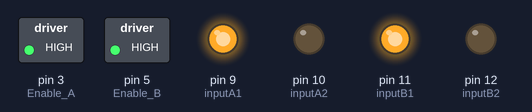
Simulated run of this sketch. Board: Arduino Uno, built with avr-gcc and run on an emulated ATmega328P. On the bench: switched loads named in the sketch (green lamp = pin HIGH), output pins drawn as LEDs (lit = HIGH).

Above: at 1.5 s.
At 4.5 s:
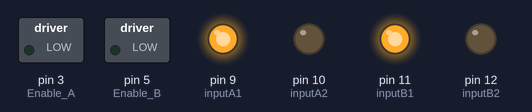
At 7.5 s:
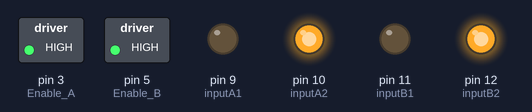
At 12.0 s:
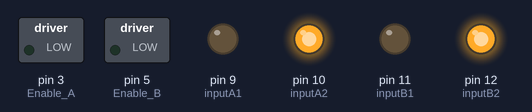
Timing chart, 0 to 19.5 s (numbered marks = the images above):
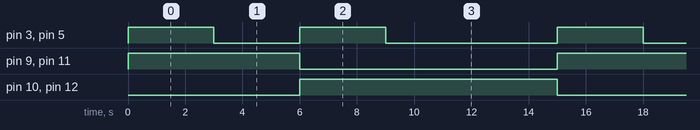

The sketch:

cizgi_2.ino
```cpp
const int Enable_A = 3;
const int Enable_B = 5;
const int inputA1 = 9;
const int inputA2 = 10;
const int inputB1 = 11;
const int inputB2 = 12;

void setup()
{
pinMode(Enable_A, OUTPUT);
pinMode(Enable_B, OUTPUT);
pinMode(inputA1, OUTPUT);
pinMode(inputA2, OUTPUT);
pinMode(inputB1, OUTPUT);
pinMode(inputB2, OUTPUT);
}
void loop()
{
//---- A ve B Cikis olarak etkinlestir------//
digitalWrite(Enable_A, HIGH);
digitalWrite(Enable_B, HIGH);
//----------Run motors-----------//
digitalWrite(inputA1, HIGH);
digitalWrite(inputA2, LOW);
digitalWrite(inputB1 , HIGH);
digitalWrite(inputB2, LOW);
delay(3000);
//-------motoru devre disi birak----------//
digitalWrite(Enable_A, LOW);
digitalWrite(Enable_B, LOW);
delay(3000);
//-------Ters Bağlama----------//
digitalWrite(Enable_A, HIGH);
digitalWrite(Enable_B, HIGH);
digitalWrite(inputA1, LOW);
digitalWrite(inputA2, HIGH);
digitalWrite(inputB1 , LOW);
digitalWrite(inputB2, HIGH);
delay(3000);
//-------Motor devre disi----------//
digitalWrite(Enable_A, LOW);
digitalWrite(Enable_B, LOW);
delay(3000);
//----------Hiz yukselt----------//


//-------motoru devre dışı bırak----------//
digitalWrite(Enable_A, LOW);
digitalWrite(Enable_B, LOW);
delay(3000);
}
```

Measured:
- by itself, pin 3 (Enable_A), pin 5 (Enable_B): repeats every 15.0 s: LOW 3.0 s, HIGH 3.0 s, LOW 6.0 s, HIGH 3.0 s
- by itself, pin 9 (inputA1), pin 11 (inputB1): alternates HIGH for 6.0 s and LOW for 9.0 s
- by itself, pin 10 (inputA2), pin 12 (inputB2): alternates HIGH for 9.0 s and LOW for 6.0 s
